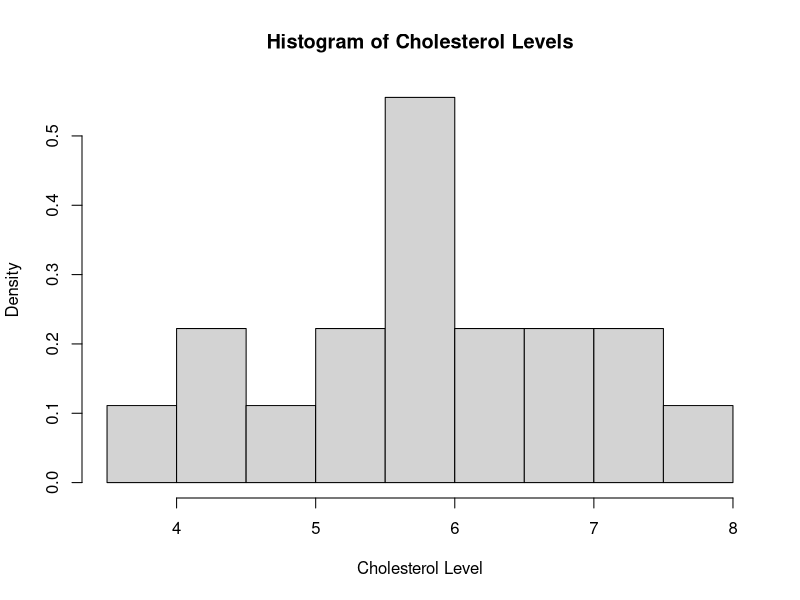
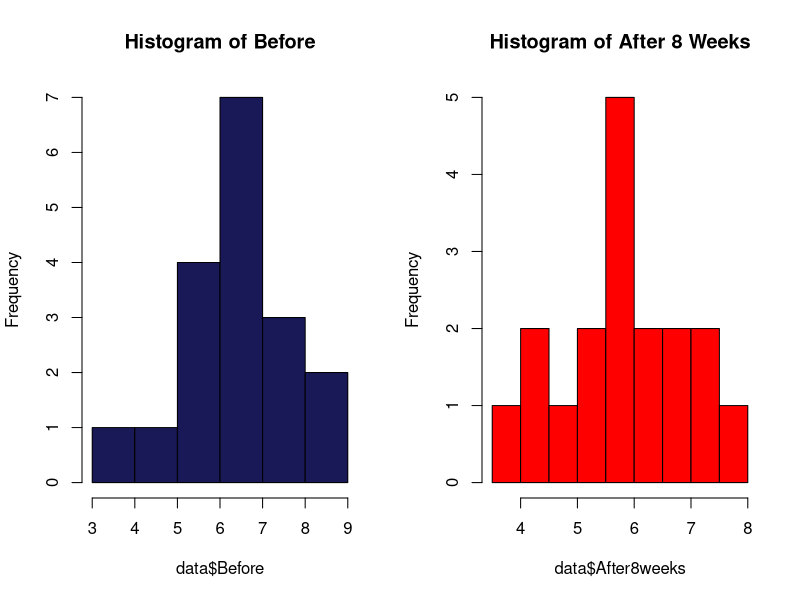
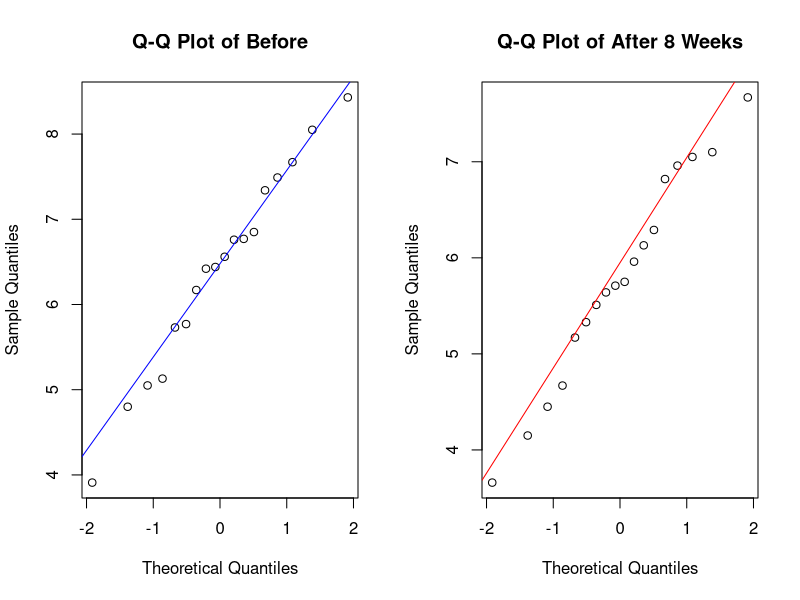
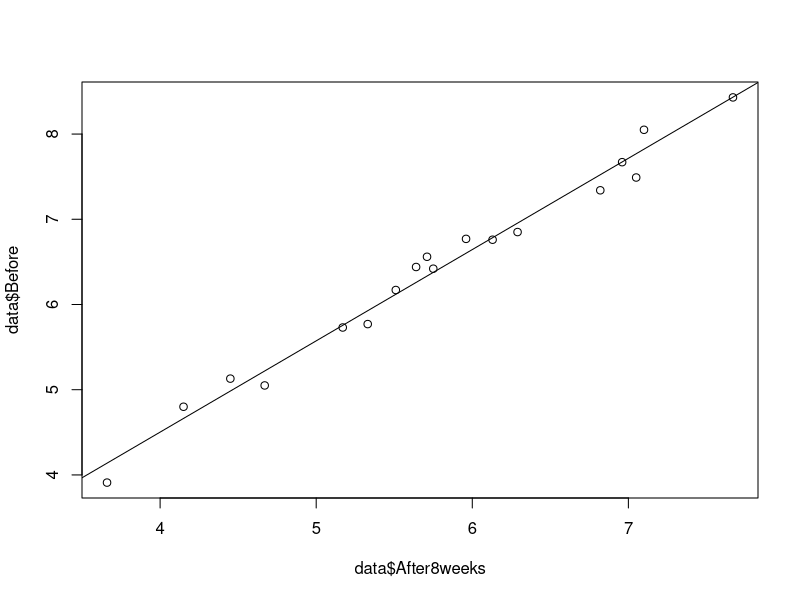
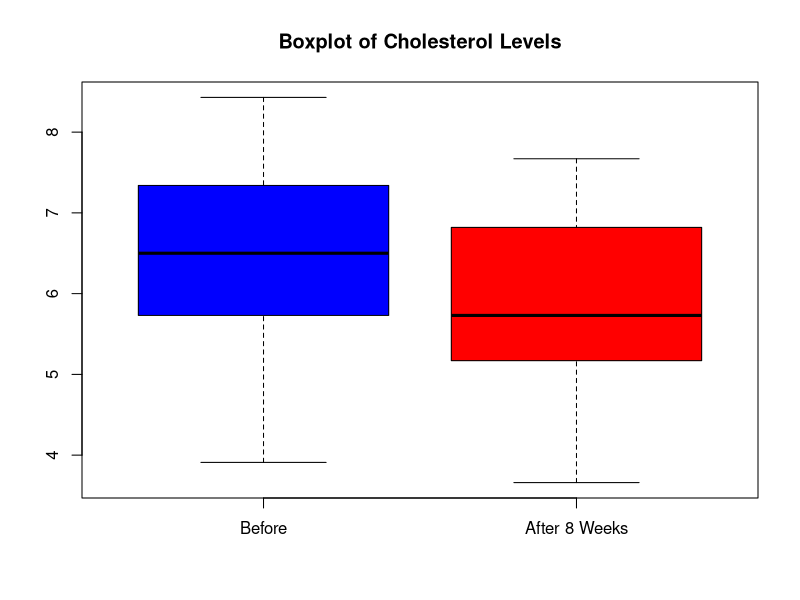
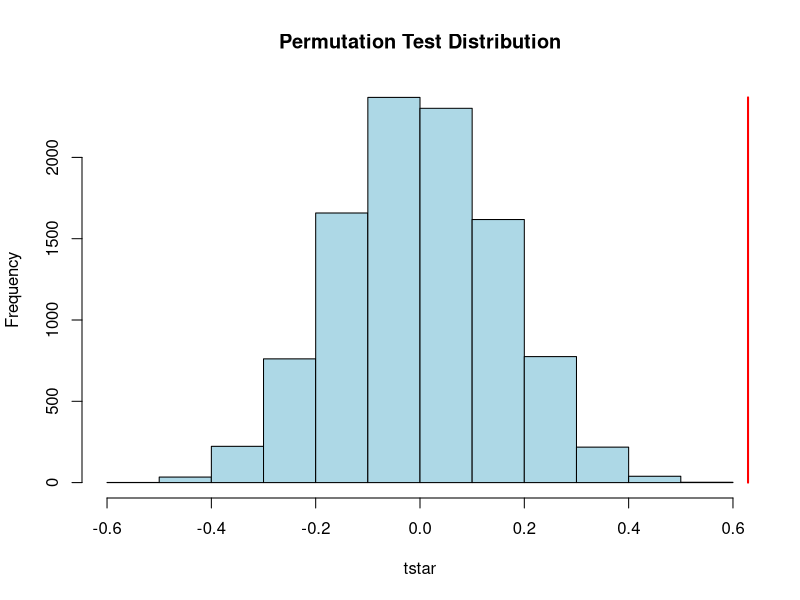

Here is the R script that generated these plots, in order:
data <- read.table("cholesterol.txt", header = TRUE, sep = " ")
print(data)
set.seed(13319817)

# 1a

pdf("plots_1a.pdf")  

par(mfrow=c(1,2))
hist(data$Before, main = "Histogram of Before", col = "#191958")

hist(data$After8weeks, main = "Histogram of After 8 Weeks", col = "red")

qqnorm(data$Before, main = "Q-Q Plot of Before")
qqline(data$Before, col = "blue")

qqnorm(data$After8weeks, main = "Q-Q Plot of After 8 Weeks")
qqline(data$After8weeks, col = "red")

print(cor(data$Before,data$After8weeks))
cor.test(data$Before,data$After8weeks)
par(mfrow=c(1,1))
plot(data$Before~data$After8weeks); abline(lm(data$Before~data$After8weeks))

# 1b

t_paired <- t.test(data$Before, data$After8weeks, paired = TRUE)
wil_paired <- wilcox.test(data$Before, data$After8weeks, paired = TRUE)
#do we need this one? 
#var_test <- var.test(data$Before, data$After8weeks)
#print(var_test)

print(t_paired)
print(wil_paired)

boxplot(data$Before, data$After8weeks, 
        names = c("Before", "After 8 Weeks"), 
        main = "Boxplot of Cholesterol Levels", 
        col = c("blue", "red"))

# The data is paired since the "Before" value and the "After 8 Weeks" value represent the same subject measured twice.
# Mann-Whitney only if the data is independent, here it is paired, so not applicable.

# Permutations seems yes since does not assume normality
mystat=function(x,y) {mean(x-y)}
B=10000; tstar=numeric(B)
for(i in 1:B){
  datastar=t(apply(cbind(data$Before,data$After8weeks),1,sample))
  tstar[i]=mystat(datastar[,1],datastar[,2]) }
myt=mystat(data$Before,data$After8weeks)
print(myt)

hist(tstar, main="Permutation Test Distribution", col="lightblue", border="black")

lines(rep(myt, 2), c(0, max(hist(tstar, plot=FALSE)$counts)), col="red", lwd=2)
dev.off()

pl <- sum(tstar < myt) / B
pr <- sum(tstar > myt) / B
p <- 2 * min(pl, pr)

print(p)


# 1c
# 97% CI based on normality
mean_after <- mean(data$After8weeks)
sd_after <- sd(data$After8weeks)
n <- length(data$After8weeks)
error <- qt(0.985, df=n-1) * (sd_after/sqrt(n))
param_CI <- c(mean_after - error, mean_after + error)
print(param_CI)

# Bootstrap

B <- 100000
Tstar <- numeric(B)

# Bootstrap resampling
for (i in 1:B) {
  Xstar <- sample(data$After8weeks, replace = TRUE) 
  Tstar[i] <- mean(Xstar)
}

# Calculate the quantiles for the confidence interval
Tstar15 <- quantile(Tstar, 0.015)
Tstar985 <- quantile(Tstar, 0.985)

# Print the confidence interval
cat("Bootstrap 97% Confidence Interval:", Tstar15, "to", Tstar985, "\n")

# 1d
X = data$After8weeks
n = length(X)
theta_values = seq(3, 12, by=0.1)
T_obs = max(X)
pvals <- numeric(length(theta_values))

bootstrap_test <- function(X, theta, B = 10000) {
  # Observed statistic
  T_obs <- max(X)
  n <- length(X)
  
  # Generate bootstrap replicates of T
  tstar <- numeric(B)
  for (b in 1:B) {
    xstar <- runif(n, min=3, max=theta)
    tstar[b] <- max(xstar)
  }
  pr <- mean(tstar > T_obs)
  pval <- 2 * min(pr, 1 - pr)
  
  return(pval)
}
  
for (i in seq_along(theta_values)) {
  pvals[i] = bootstrap_test(X, theta=theta_values[i], B = 10000)
}

not_rejected = theta_values[pvals >= 0.05]
not_rejected

hist(data$After8weeks, 
     main="Histogram of Cholesterol Levels", 
     xlab="Cholesterol Level", 
     col="lightgray", 
     border="black", 
     prob=TRUE)

#1e

bin_test_1 <- binom.test(sum(data$After8weeks < 6), length(data$After8weeks), p = 0.5, alternative = "l")
print(bin_test_1)

successes <- sum(data$After8weeks < 4.5)
n <- length(data$After8weeks) 

bin_test_2 <- binom.test(successes, n, p = 0.25, alternative = "g")
print(bin_test_2)